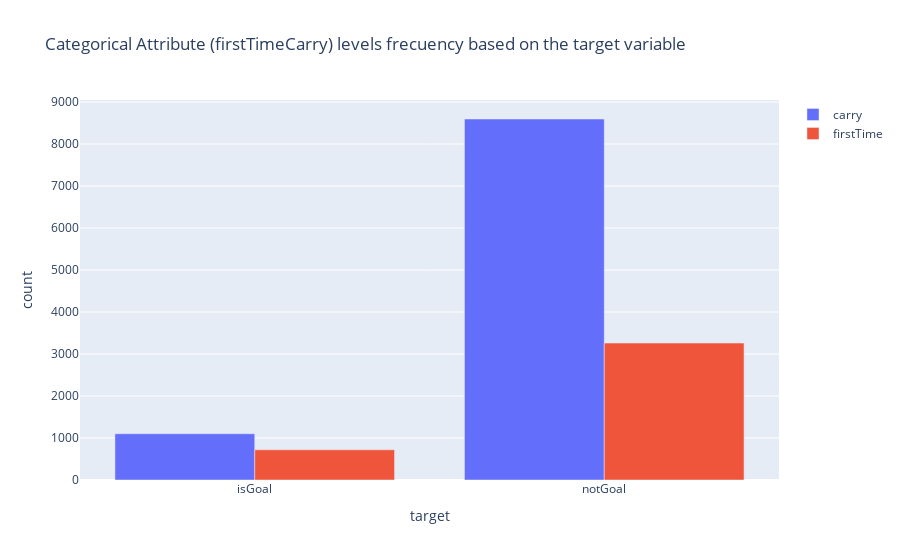

Here is the notebook cell this chart was saved with:
### Markdown cell above
## `firstTime`

This is a variable that indicates whether the shot was fired at the first touch as Benjamin Pavard's Goal. We show below two goals in which this field equals `True` and another one in which it equals `False`. Therefore, we decided to consider two categories for this new variable (`firstTimeCarry`): `firstTime` and `carry` indicating that it is a drive.

### Code cell
df['firstTimeCarry'] = df['firstTime'].apply(lambda x: 'firstTime' if x else 'carry')

plot_categorical_variables(df, 'firstTimeCarry')

### Figure 1 — Plotly figure (JSON) as saved in the notebook; plotly's stock layout.template omitted (floating-point values rounded to 4 significant figures)
{"data": [{"name": "carry", "type": "bar", "x": ["isGoal", "notGoal"], "y": [1101, 8596]}, {"name": "firstTime", "type": "bar", "x": ["isGoal", "notGoal"], "y": [719, 3260]}], "layout": {"title": {"text": "Categorical Attribute (firstTimeCarry) levels frecuency based on the target variable"}, "xaxis": {"title": {"text": "target"}}, "yaxis": {"title": {"text": "count"}}}}
